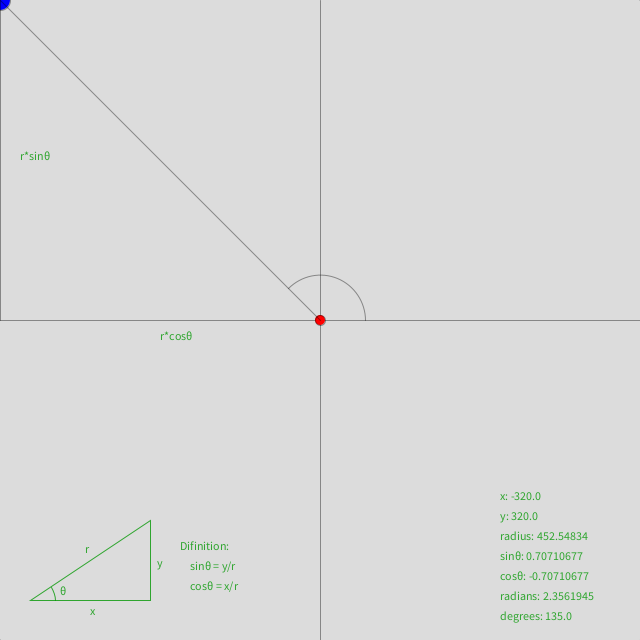
Frame 1 (no input)
Frame 60 (the mouse pressed at the canvas centre just before this capture): identical to frame 1, image omitted
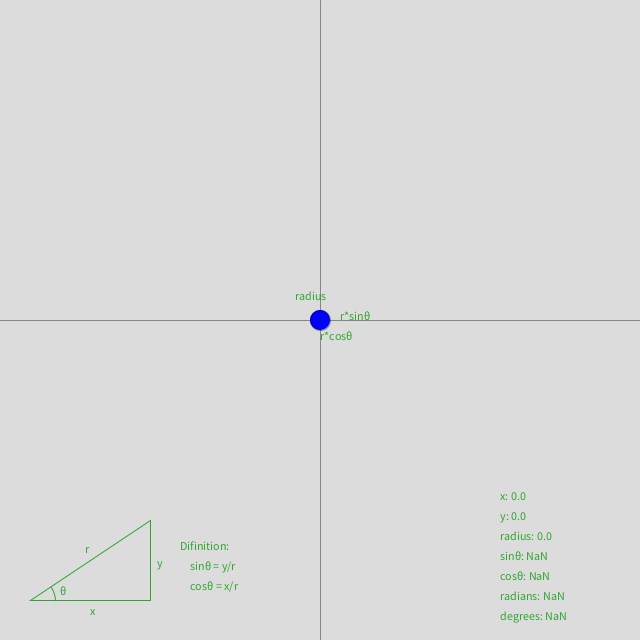
Frame 120 (the mouse held since frame 60 and released just before this capture)

The Processing sketch that drew these frames (run headless with seeded random() and noise(); from frame 60 on, the mouse is pressed at the canvas centre):

// Processing sketch: sincos
// ── sincos.pde
float vguideX;
float hguideY;
float radius;
float Xcord;
float Ycord;
float sin;
float cos;
float radians;
float degrees;

void setup() {
  size(640, 640);
  vguideX = width/2;
  hguideY = height/2;
  radius = 0;
  Xcord = width/2;
  Ycord = height/2;
  sin = 0;
  cos = 0;
  radians = 0;
  degrees =0;
}

void draw() {
  background(220);

  //data
  fill(0, 150, 0, 200);
  Xcord = mouseX - vguideX;
  text("x: "+ Xcord, 500, 500);
  Ycord = hguideY - mouseY;
  text("y: "+ Ycord, 500, 520);  
  radius = dist(mouseX, mouseY, vguideX, hguideY);
  text("radius: "+ radius, 500, 540);
  sin = Ycord/radius;
  text("sinθ: "+ sin, 500, 560);
  cos = Xcord/radius;
  text("cosθ: "+ cos, 500, 580);
  if (Ycord > 0) {
    radians = acos(cos);
    text("radians: "+ radians, 500, 600);
    degrees = degrees(radians);
    text("degrees: "+ degrees, 500, 620);
  } 
  else {
    radians = 2*PI - acos(cos);
    text("radians: "+ radians, 500, 600);
    degrees = degrees(radians);
    text("degrees: "+ degrees, 500, 620);
  }

  //draw a circle
  stroke(0, 100);
  noFill();
  ellipse(vguideX, hguideY, 2*radius, 2*radius);

  //draw guidelines
  stroke(0, 100);
  line(0, hguideY, width, hguideY);
  line(vguideX, 0, vguideX, height);

  //draw balls
  stroke(0, 100);
  fill(255, 0, 0);
  ellipse(vguideX, hguideY, 10, 10);
  fill(0, 0, 255);
  ellipse(mouseX, mouseY, 20, 20);

  //draw a line btw two balls
  noFill();
  line(vguideX, hguideY, mouseX, mouseY);

  //draw a line btw blue ball and horizontal guideline
  line(mouseX, mouseY, mouseX, hguideY);

  //draw an arc btw the line depicted above and horizontal guideline
  noFill();
  arc(vguideX, hguideY, radius/5, radius/5, 2*PI- radians, 2*PI);

  //difinition
  fill(0, 150, 0, 200);
  text("radius", vguideX - 25, hguideY - radius - 20);
  text("r*sinθ", mouseX + 20, mouseY + Ycord/2);
  text("r*cosθ", mouseX - Xcord/2, hguideY + 20);
  noFill();
  stroke(0, 150, 0, 200);
  triangle(30, 600, 150, 520, 150, 600);
  arc(30, 600, 50, 50, PI*11/6, 2*PI);
  fill(0, 150, 0, 200);
  text("θ", 60, 595);
  text("r", 85, 553);
  text("x", 90, 615);
  text("y", 157, 567); 
  text("Difinition:", 180, 550);
  text("sinθ = y/r", 190, 570);
  text("cosθ = x/r", 190, 590);
}
